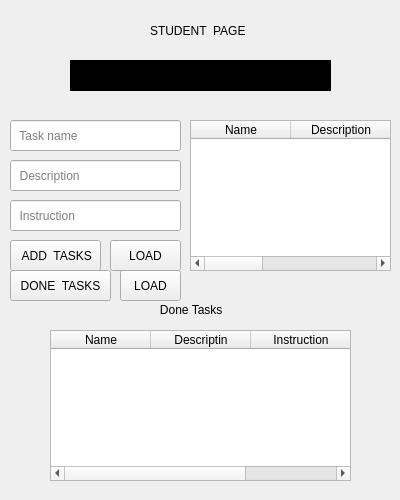
<?xml version="1.0" encoding="UTF-8"?>
<ui version="4.0">
 <class>Form</class>
 <widget class="QWidget" name="Form">
  <property name="geometry">
   <rect>
    <x>0</x>
    <y>0</y>
    <width>400</width>
    <height>500</height>
   </rect>
  </property>
  <property name="windowTitle">
   <string>Form</string>
  </property>
  <widget class="QLabel" name="label">
   <property name="geometry">
    <rect>
     <x>150</x>
     <y>20</y>
     <width>101</width>
     <height>21</height>
    </rect>
   </property>
   <property name="text">
    <string>STUDENT  PAGE</string>
   </property>
  </widget>
  <widget class="QLabel" name="label_2">
   <property name="geometry">
    <rect>
     <x>70</x>
     <y>60</y>
     <width>261</width>
     <height>31</height>
    </rect>
   </property>
   <property name="styleSheet">
    <string notr="true">background-color: rgb(0, 0, 0);</string>
   </property>
   <property name="text">
    <string/>
   </property>
  </widget>
  <widget class="QPushButton" name="pushButton_add">
   <property name="geometry">
    <rect>
     <x>10</x>
     <y>240</y>
     <width>91</width>
     <height>31</height>
    </rect>
   </property>
   <property name="text">
    <string> ADD  TASKS</string>
   </property>
  </widget>
  <widget class="QLineEdit" name="lineEdit_task">
   <property name="geometry">
    <rect>
     <x>10</x>
     <y>120</y>
     <width>171</width>
     <height>31</height>
    </rect>
   </property>
   <property name="placeholderText">
    <string>  Task name</string>
   </property>
  </widget>
  <widget class="QLineEdit" name="lineEdit_description">
   <property name="geometry">
    <rect>
     <x>10</x>
     <y>160</y>
     <width>171</width>
     <height>31</height>
    </rect>
   </property>
   <property name="placeholderText">
    <string>  Description</string>
   </property>
  </widget>
  <widget class="QLineEdit" name="lineEdit_instruction">
   <property name="geometry">
    <rect>
     <x>10</x>
     <y>200</y>
     <width>171</width>
     <height>31</height>
    </rect>
   </property>
   <property name="placeholderText">
    <string>  Instruction</string>
   </property>
  </widget>
  <widget class="QTableWidget" name="tableWidget_all">
   <property name="geometry">
    <rect>
     <x>190</x>
     <y>120</y>
     <width>201</width>
     <height>151</height>
    </rect>
   </property>
   <column>
    <property name="text">
     <string>Name</string>
    </property>
   </column>
   <column>
    <property name="text">
     <string>Description</string>
    </property>
   </column>
   <column>
    <property name="text">
     <string>Instruction</string>
    </property>
   </column>
  </widget>
  <widget class="QPushButton" name="pushButton_done">
   <property name="geometry">
    <rect>
     <x>10</x>
     <y>270</y>
     <width>101</width>
     <height>31</height>
    </rect>
   </property>
   <property name="text">
    <string>DONE  TASKS</string>
   </property>
  </widget>
  <widget class="QTableWidget" name="tableWidget_done">
   <property name="geometry">
    <rect>
     <x>50</x>
     <y>330</y>
     <width>301</width>
     <height>151</height>
    </rect>
   </property>
   <column>
    <property name="text">
     <string>Name</string>
    </property>
   </column>
   <column>
    <property name="text">
     <string>Descriptin</string>
    </property>
   </column>
   <column>
    <property name="text">
     <string>Instruction</string>
    </property>
   </column>
  </widget>
  <widget class="QLabel" name="label_3">
   <property name="geometry">
    <rect>
     <x>140</x>
     <y>300</y>
     <width>101</width>
     <height>20</height>
    </rect>
   </property>
   <property name="text">
    <string>      Done Tasks</string>
   </property>
  </widget>
  <widget class="QPushButton" name="pushButton_load_done">
   <property name="geometry">
    <rect>
     <x>120</x>
     <y>270</y>
     <width>61</width>
     <height>31</height>
    </rect>
   </property>
   <property name="text">
    <string>LOAD</string>
   </property>
  </widget>
  <widget class="QPushButton" name="pushButton_load_add">
   <property name="geometry">
    <rect>
     <x>110</x>
     <y>240</y>
     <width>71</width>
     <height>31</height>
    </rect>
   </property>
   <property name="text">
    <string>LOAD</string>
   </property>
  </widget>
 </widget>
 <resources/>
 <connections/>
</ui>
